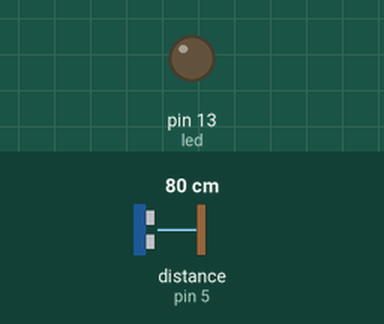
Bench run of a sketch on a simulated Arduino Uno, built with avr-gcc and run on an emulated ATmega328P. Parts: output pins drawn as LEDs (lit = HIGH). Wiring (inferred from the names in the program): ultrasonic range finder: trigger pin 3; echo pin 5. Dashed ring = blinking. The inputs (shaded band) are chosen by the test bench; at power-on: distance to the obstacle (sensor on pin 5) 80 cm. The echo pulse lasts 58.3 µs per cm; pins used as bus, display or sensor lines are not drawn; what the sketch prints to the serial monitor is not drawn.

Above: at 1.3 s.
1.4 s: distance to the obstacle (sensor on pin 5) set to 18 cm
2.9 s: distance to the obstacle (sensor on pin 5) set to 14 cm
At 3.12 s:
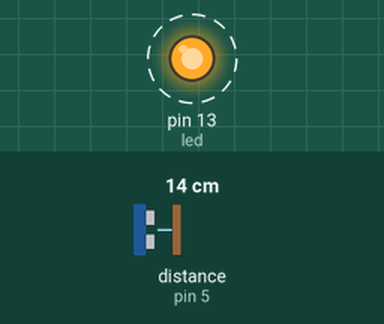
5.9 s: distance to the obstacle (sensor on pin 5) set to 12 cm
8.9 s: distance to the obstacle (sensor on pin 5) set to 9 cm
At 10.3 s:
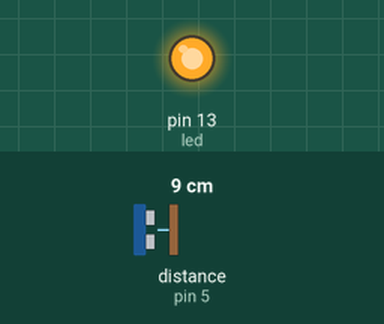
10.8 s: distance to the obstacle (sensor on pin 5) set to 120 cm
At 11.9 s:
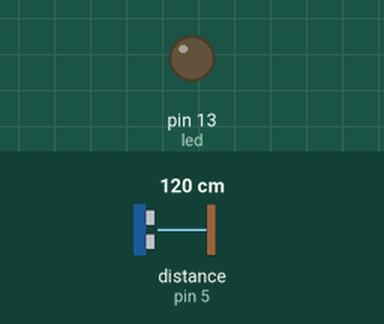
Timing chart, 0 to 13.3 s (numbered marks = the images above; inputs shaded):
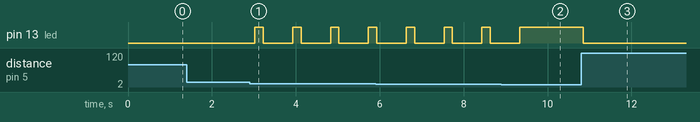

The sketch:

cam-bien-sieu-am.ino
```cpp
int led = 13;

int trigPin = 3;
int echoPin = 5;

long duration;
long distance;

void setup() {
  pinMode(led, OUTPUT);
  pinMode(trigPin, OUTPUT);
  pinMode(echoPin, INPUT);
  Serial.begin(9600);
}

void loop() {
  // xóa trạng thái củ của trigPin
  digitalWrite(trigPin, LOW);
  delayMicroseconds(2);

  // gửi xung tín hiệu từ trigPin
  digitalWrite(trigPin, HIGH);
  delayMicroseconds(10);
  digitalWrite(trigPin, LOW);

  // đọc thời gian phản hồi từ echoPin(thời gian sóng âm truyền đi và quay lại)
  duration = pulseIn(echoPin, HIGH);

  // tính khoảng cách theo công thức : Distance = (time * speed of sound) / 2
  // 0.034 (m/micro s)
  distance = duration * 0.034 / 2;

  // Hiển thị khoảng cách đo được lên Serial Monitor
  Serial.print("Khoảng cách đo được: ");
  Serial.print(distance);
  Serial.println(" cm");

  if(distance > 15){
    digitalWrite(led, LOW);
  }
  else if (distance >= 10 && distance <= 15){
    digitalWrite(led, HIGH);
    delay(200);
    digitalWrite(led, LOW);
    delay(200);
  }
  else{
    digitalWrite(led, HIGH);
  }
  // Dừng chương trình một chút trước khi đo tiếp
  delay(500);
}


// trig: phát
// echo: thu
```

Measured:
- the behaviour switches between 17 and 16 cm on distance to the obstacle (sensor on pin 5) (found by bisection; images 0 and 1)
- the behaviour switches between 11 and 10 cm on distance to the obstacle (sensor on pin 5) (found by bisection; images 1 and 2)
- after the input at 1.4 s, every drawn part: stays the same
- after the input at 2.9 s, pin 13 (led): alternates HIGH for 0.20 s and LOW for 0.70 s, starting after 0.12 s
- after the input at 8.9 s, pin 13 (led): goes on until 9.3 s, then stays HIGH
- after the input at 10.8 s, pin 13 (led): HIGH → LOW after 0.05 s
